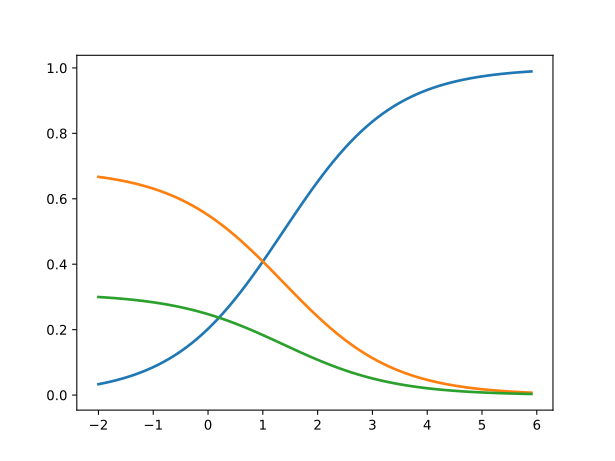

This figure's Python source:
scores = [3.0, 1.0, 0.2]

import numpy as np
import matplotlib; matplotlib.use('Agg')
import matplotlib.pyplot as plt

#print('exp:', np.exp(scores) )
#print('sum', np.sum(np.exp(scores), axis=0))
#print('arange', np.arange(-2.0, 6.0, 0.1))
#print('div', np.exp(scores) / np.sum(np.exp(scores)))

def softmax(x):
    """Compute softmax values for each sets of scores in x."""
    return np.exp(x) / np.sum(np.exp(x), axis=0)


print('softMax', softmax(scores))

x = np.arange(-2.0, 6.0, 0.1)
scores = np.vstack([x, np.ones_like(x), 0.2 * np.ones_like(x)])

plt.plot(x, softmax(scores).T, linewidth=2)
plt.savefig('softmax.svg')  

print('softMax', softmax([4.0, 1.0, 0.3]))
print('softMax', softmax([2.0, 1.0, 7.0]))
print('softMax', softmax([2.0, 1.0, 7.0, 8.0, 10.0]))

